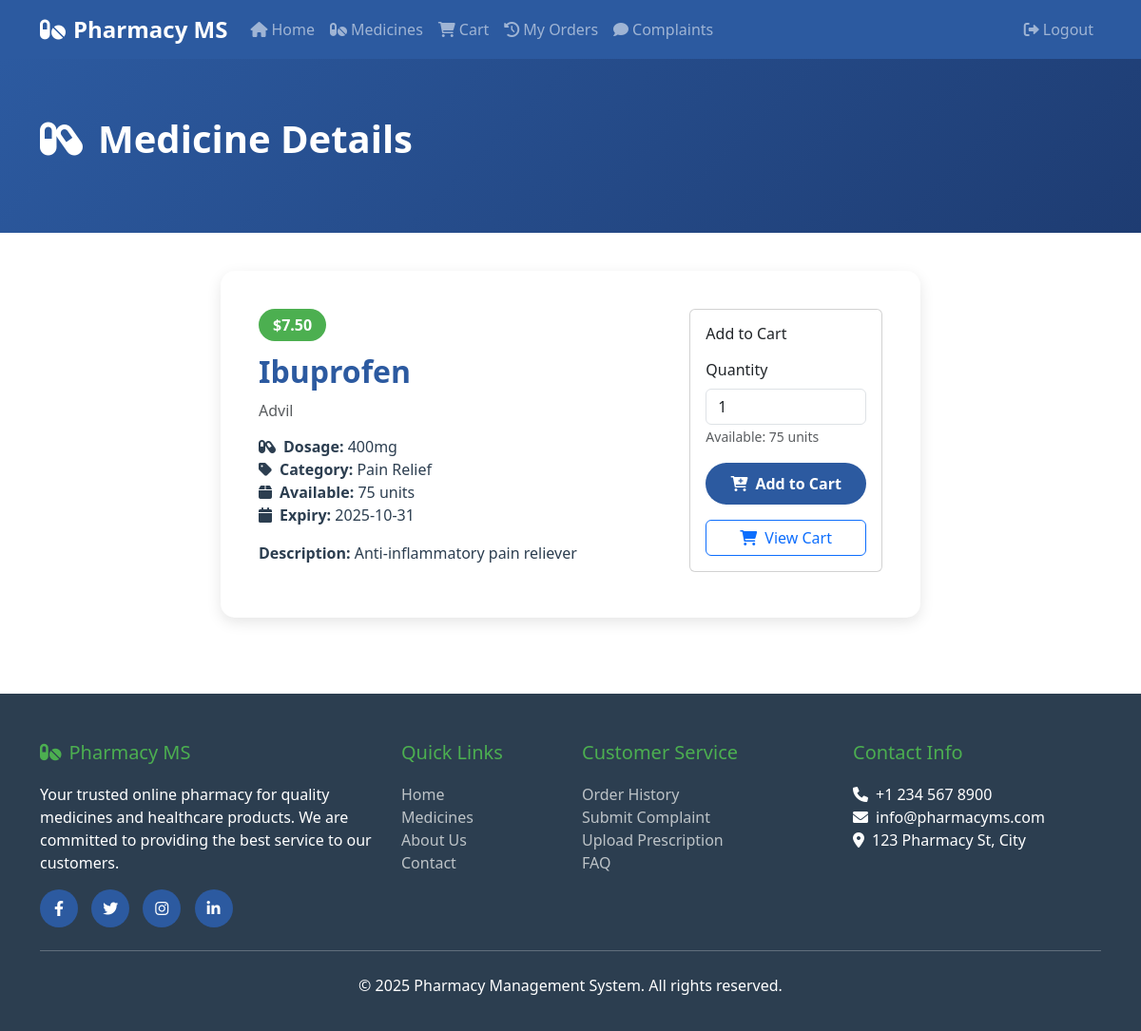
The app's page /medicine_details.php?id=2 (signed in) with its own data.
### tables this page shows
CREATE TABLE drugs (
  id INT AUTO_INCREMENT PRIMARY KEY,
  name VARCHAR(100) NOT NULL,
  brand VARCHAR(100) NOT NULL,
  dosage VARCHAR(50) NOT NULL,
  quantity INT NOT NULL DEFAULT 0,
  price DECIMAL(10,2) NOT NULL,
  expiry_date DATE NOT NULL,
  category VARCHAR(50) NOT NULL,
  description TEXT,
  created_at TIMESTAMP DEFAULT CURRENT_TIMESTAMP
);

### medicine_details.php (the view, shortened to what this page needs)
<?php
include 'includes/db.php';
$id = isset($_GET['id']) ? (int)$_GET['id'] : 0;
$drug = $conn->query("SELECT * FROM drugs WHERE id = $id AND quantity > 0")->fetch_assoc();
?>
<!DOCTYPE html>
<html lang="en">
<head>
    <link href="https://cdn.jsdelivr.net/npm/bootstrap@5.3.0/dist/css/bootstrap.min.css" rel="stylesheet">
    <link href="https://cdnjs.cloudflare.com/ajax/libs/font-awesome/6.0.0/css/all.min.css" rel="stylesheet">
</head>
<body>
<nav class="navbar navbar-expand-lg navbar-dark" style="background: var(--primary-color);">
  <div class="container">
    <a class="navbar-brand" href="index.php"><i class="fas fa-pills me-2"></i>Pharmacy MS</a>
    <div class="collapse navbar-collapse" id="navbarNav">
      <ul class="navbar-nav me-auto">
        <li class="nav-item"><a class="nav-link" href="index.php"><i class="fas fa-home me-1"></i>Home</a></li>
        <li class="nav-item"><a class="nav-link" href="medicines.php"><i class="fas fa-pills me-1"></i>Medicines</a></li>
        <li class="nav-item"><a class="nav-link" href="cart.php"><i class="fas fa-shopping-cart me-1"></i>Cart</a></li>
        <li class="nav-item"><a class="nav-link" href="order_history.php"><i class="fas fa-history me-1"></i>My Orders</a></li>
        <li class="nav-item"><a class="nav-link" href="complaint.php"><i class="fas fa-comment me-1"></i>Complaints</a></li>
      </ul>
      <ul class="navbar-nav">
        <li class="nav-item"><a class="nav-link" href="logout.php"><i class="fas fa-sign-out-alt me-1"></i>Logout</a></li>
      </ul>
    </div>
  </div>
</nav>
<section class="page-header">
  <div class="container">
    <h1><i class="fas fa-capsules me-3"></i>Medicine Details</h1>
  </div>
</section>
<div class="container mb-5">
  <div class="row justify-content-center">
    <div class="col-lg-8">
      <div class="medicine-details-card">
        <div class="row">
          <div class="col-md-8">
            <div class="price-tag mb-2">$<?php echo $drug['price']; ?></div>
            <div class="medicine-title mb-2"><?php echo htmlspecialchars($drug['name']); ?></div>
            <h6 class="text-muted mb-3"><?php echo htmlspecialchars($drug['brand']); ?></h6>
            <ul class="list-unstyled mb-3">
              <li><i class="fas fa-capsules me-2"></i><strong>Dosage:</strong> <?php echo htmlspecialchars($drug['dosage']); ?></li>
              <li><i class="fas fa-tag me-2"></i><strong>Category:</strong> <?php echo htmlspecialchars($drug['category']); ?></li>
              <li><i class="fas fa-box me-2"></i><strong>Available:</strong> <?php echo $drug['quantity']; ?> units</li>
              <li><i class="fas fa-calendar me-2"></i><strong>Expiry:</strong> <?php echo $drug['expiry_date']; ?></li>
            </ul>
            <?php if($drug['description']): ?>
              <p class="mb-3"><strong>Description:</strong> <?php echo htmlspecialchars($drug['description']); ?></p>
            <?php endif; ?>
          </div>
          <div class="col-md-4">
            <div class="card p-3">
              <h6 class="mb-3">Add to Cart</h6>
              <form method="post">
                <div class="mb-3">
                  <label for="quantity" class="form-label">Quantity</label>
                  <input type="number" name="quantity" class="form-control" value="1" min="1" max="<?php echo $drug['quantity']; ?>" required>
                  <small class="text-muted">Available: <?php echo $drug['quantity']; ?> units</small>
                </div>
                <button type="submit" class="btn btn-primary w-100"><i class="fas fa-cart-plus me-2"></i>Add to Cart</button>
              </form>
              <div class="mt-3">
                <a href="cart.php" class="btn btn-outline-primary w-100"><i class="fas fa-shopping-cart me-2"></i>View Cart</a>
              </div>
            </div>
          </div>
        </div>
      </div>
    </div>
  </div>
</div>
<footer class="footer">
  <div class="container">
    <div class="row">
      <div class="col-md-4">
        <h5><i class="fas fa-pills me-2"></i>Pharmacy MS</h5>
        <p>Your trusted online pharmacy for quality medicines and healthcare products. We are committed to providing the best service to our customers.</p>
        <div class="social-icons">
          <a href="#"><i class="fab fa-facebook-f"></i></a>
          <a href="#"><i class="fab fa-twitter"></i></a>
          <a href="#"><i class="fab fa-instagram"></i></a>
          <a href="#"><i class="fab fa-linkedin-in"></i></a>
        </div>
      </div>
      <div class="col-md-2">
        <h5>Quick Links</h5>
        <ul class="list-unstyled">
          <li><a href="index.php">Home</a></li>
          <li><a href="medicines.php">Medicines</a></li>
          <li><a href="about.php">About Us</a></li>
          <li><a href="contact.php">Contact</a></li>
        </ul>
      </div>
      <div class="col-md-3">
        <h5>Customer Service</h5>
        <ul class="list-unstyled">
          <li><a href="order_history.php">Order History</a></li>
          <li><a href="complaint.php">Submit Complaint</a></li>
          <li><a href="upload_prescription.php">Upload Prescription</a></li>
          <li><a href="faq.php">FAQ</a></li>
        </ul>
      </div>
      <div class="col-md-3">
        <h5>Contact Info</h5>
        <ul class="list-unstyled">
          <li><i class="fas fa-phone me-2"></i>+1 234 567 8900</li>
          <li><i class="fas fa-envelope me-2"></i>info@pharmacyms.com</li>
          <li><i class="fas fa-map-marker-alt me-2"></i>123 Pharmacy St, City</li>
        </ul>
      </div>
    </div>
    <hr class="my-4">
    <div class="text-center">
      <p>&copy; <?php echo date('Y'); ?> Pharmacy Management System. All rights reserved.</p>
    </div>
  </div>
</footer>
</body>
</html>

### medicine_details.php (style rules this page uses)
:root { --primary-color: #2c5aa0; --secondary-color: #4CAF50; --accent-color: #FF6B35; --light-bg: #f8f9fa; --dark-text: #2c3e50; }
body { font-family: 'Segoe UI', Tahoma, Geneva, Verdana, sans-serif; color: var(--dark-text); }
.navbar-brand { font-weight: bold; font-size: 1.5rem; }
.page-header { background: linear-gradient(135deg, var(--primary-color) 0%, #1e3c72 100%); color: white; padding: 60px 0; margin-bottom: 40px; }
.page-header h1 { font-size: 2.5rem; font-weight: bold; margin-bottom: 15px; }
.medicine-details-card { background: white; border-radius: 15px; box-shadow: 0 5px 15px rgba(0,0,0,0.1); padding: 40px; }
.medicine-title { color: var(--primary-color); font-weight: bold; font-size: 2rem; }
.price-tag { background: var(--secondary-color); color: white; padding: 5px 15px; border-radius: 20px; font-weight: bold; display: inline-block; margin-bottom: 15px; }
.btn-primary { background: var(--primary-color); border: none; border-radius: 25px; padding: 10px 25px; font-weight: 600; }
.footer { background: var(--dark-text); color: white; padding: 50px 0 20px; margin-top: 80px; }
.footer h5 { color: var(--secondary-color); margin-bottom: 20px; }
.footer a { color: #bdc3c7; text-decoration: none; }
.social-icons a { display: inline-block; width: 40px; height: 40px; background: var(--primary-color); color: white; text-align: center; line-height: 40px; border-radius: 50%; margin-right: 10px; transition: background 0.3s ease; }

### records on screen
drugs: price "7.50", name "Ibuprofen", brand "Advil", dosage "400mg", category "Pain Relief", quantity "75", expiry_date "2025-10-31", description "Anti-inflammatory pain reliever"
